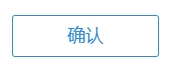
#> input picture ipynb/IMAGE/queren.png, 177 x 78 px, given as the content of the folder IMAGE/queren.png, which was not available
$ jupyter execute --allow-errors '删除背景.ipynb'
#> lines starting #> are read from the running program, lines starting #| are printed output that depends on the picture
[cell 1]
from pathlib import Path

import requests

img_path = input("输入图片地址:")
#> the answer given: IMAGE/queren.png
img_path = Path(img_path)

#> (the rest of this cell did not finish here and is left out)

[cell 2]
from PIL import Image, ImageFilter
from pathlib import Path

for in_file in Path(r"E:\已扣\dst").iterdir():
    im = Image.open(in_file.as_posix())
#> im is the input picture: PIL image 177x78 RGB; mean R, G, B 246.4, 249.7, 251.4
    im = im.filter(ImageFilter.GaussianBlur(10))
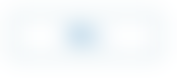
#> im: PIL image 177x78 RGB; mean R, G, B 246.7, 250, 251.5
    im.save(in_file.as_posix())


$ run again, on ipynb/IMAGE/shangchuan2.png
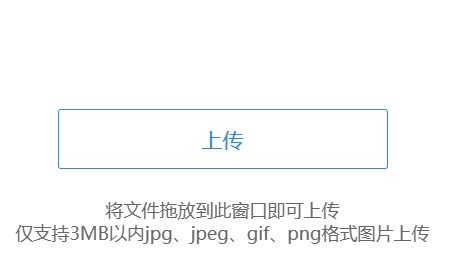
#> input picture ipynb/IMAGE/shangchuan2.png, 460 x 265 px, given as the content of the folder IMAGE/shangchuan2.png, which was not available
#> im is the input picture: PIL image 460x265 RGB; mean R, G, B 249.7, 250.3, 250.6
#> `im = im.filter(ImageFilter.GaussianBlur(10))`:
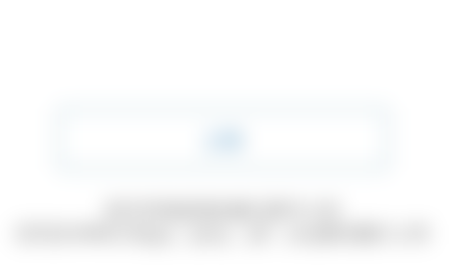
#> im: PIL image 460x265 RGB; mean R, G, B 249.8, 250.4, 250.6
